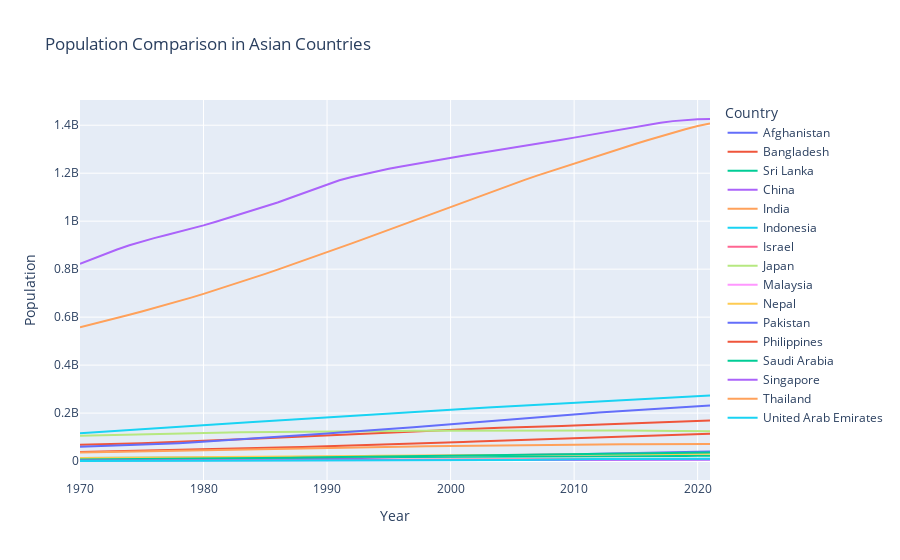

Notebook source saved alongside this figure:
### Markdown cell above
## **Population Comparison in Asian Countries**

### Code cell
# List of Asian countries
asian_countries = [
    "China", "India", "Japan", "South Korea", "Thailand",
    "Indonesia", "Vietnam", "Malaysia", "Philippines", "Singapore",
    "Pakistan", "Bangladesh", "Sri Lanka", "Nepal", "Afghanistan",
    "Saudi Arabia", "Iran", "Turkey", "United Arab Emirates", "Israel"
]

selected_data = df[(df['Country'].isin(asian_countries)) | (df['Country'] == 'Pakistan')]

# line plot
fig = px.line(selected_data, x='Year', y='Population', color='Country', title='Population Comparison in Asian Countries')

fig.show()
